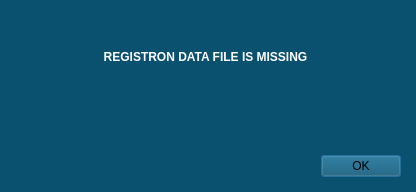
<?xml version="1.0" encoding="UTF-8"?>
<ui version="4.0">
 <class>errorDialog</class>
 <widget class="QDialog" name="errorDialog">
  <property name="geometry">
   <rect>
    <x>0</x>
    <y>0</y>
    <width>416</width>
    <height>192</height>
   </rect>
  </property>
  <property name="windowTitle">
   <string>Program Error</string>
  </property>
  <property name="styleSheet">
   <string notr="true">background: rgb(10, 80, 111);</string>
  </property>
  <property name="modal">
   <bool>true</bool>
  </property>
  <widget class="QDialogButtonBox" name="buttonBox">
   <property name="geometry">
    <rect>
     <x>60</x>
     <y>150</y>
     <width>341</width>
     <height>32</height>
    </rect>
   </property>
   <property name="orientation">
    <enum>Qt::Horizontal</enum>
   </property>
   <property name="standardButtons">
    <set>QDialogButtonBox::Ok</set>
   </property>
  </widget>
  <widget class="QLabel" name="databox">
   <property name="geometry">
    <rect>
     <x>20</x>
     <y>50</y>
     <width>371</width>
     <height>91</height>
    </rect>
   </property>
   <property name="styleSheet">
    <string notr="true">color:white;background: rgb(10, 80, 111);</string>
   </property>
   <property name="text">
    <string>&lt;html&gt;&lt;head/&gt;&lt;body&gt;&lt;p align=&quot;center&quot;&gt;&lt;img src=&quot;:/images/resources/images/48x48/registron.png&quot;/&gt;&lt;/p&gt;&lt;p align=&quot;center&quot;&gt;&lt;span style=&quot; font-weight:600;&quot;&gt;REGISTRON DATA FILE IS MISSING&lt;/span&gt;&lt;/p&gt;&lt;p&gt;&lt;br/&gt;&lt;/p&gt;&lt;/body&gt;&lt;/html&gt;</string>
   </property>
   <property name="alignment">
    <set>Qt::AlignLeading|Qt::AlignLeft|Qt::AlignTop</set>
   </property>
  </widget>
 </widget>
 <resources>
  <include location="app.qrc"/>
 </resources>
 <connections>
  <connection>
   <sender>buttonBox</sender>
   <signal>accepted()</signal>
   <receiver>errorDialog</receiver>
   <slot>accept()</slot>
   <hints>
    <hint type="sourcelabel">
     <x>248</x>
     <y>254</y>
    </hint>
    <hint type="destinationlabel">
     <x>157</x>
     <y>274</y>
    </hint>
   </hints>
  </connection>
  <connection>
   <sender>buttonBox</sender>
   <signal>rejected()</signal>
   <receiver>errorDialog</receiver>
   <slot>reject()</slot>
   <hints>
    <hint type="sourcelabel">
     <x>316</x>
     <y>260</y>
    </hint>
    <hint type="destinationlabel">
     <x>286</x>
     <y>274</y>
    </hint>
   </hints>
  </connection>
 </connections>
</ui>
